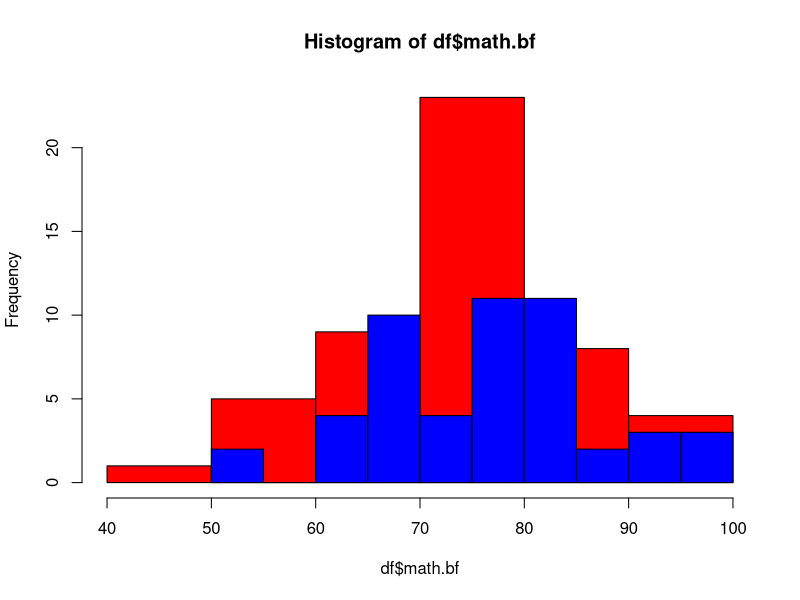

The R script that drew this image:
student_space <- c()

for(i in 1:50){
  student_space <- c(student_space, paste('S' , i , sep = ''))
}


math.bf <- rnorm(50 , mean = 73 , sd = 10)
math.af <- rnorm(50 , mean = 78 , sd = 10)

df = data.frame('student' = student_space , 
                'math.bf' = math.bf,
                'math.af' = math.af)
df

mean(df$math.bf)
median(df$math.bf)
sd(df$math.bf)

mean(df$math.af)
median(df$math.af)
sd(df$math.af)




hist(df$math.bf, col = 'red')
hist(df$math.af, col = 'blue', add =TRUE)

t.test(df$math.bf, df$math.af, var.equal = TRUE, conf.level = 0.95)
var.test(df$math.bf, df$math.af, var.equal = FALSE)

write.csv(df,file = 'ex.csv')
